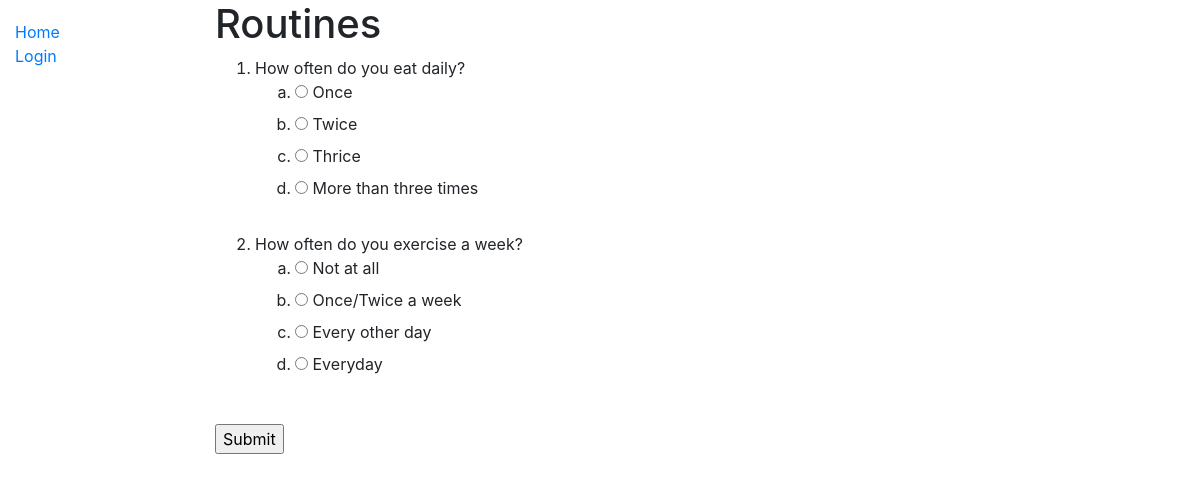
Screenshot of /catalog/surveys/6dd2be62-ae82-4b41-8448-d04d8c37fc65/ with the database file from the repository.
### catalog/models.py (models this page shows, shortened)
class Surveys(models.Model):
  id = models.UUIDField(primary_key=True, default=uuid.uuid4)
  name = models.CharField(max_length=300)
  surveyer = models.ForeignKey(User, on_delete=models.SET_NULL, null=True, unique=False)
  class Meta:
    permissions = (('can_edit_survey', 'Edit Survey'),)

class Questions(models.Model):
  question = models.CharField(max_length=300)
  survey = models.ForeignKey('Surveys', on_delete=models.SET_NULL, null=True)

class Answers(models.Model):
  answer = models.CharField(max_length=200)
  question = models.ForeignKey('Questions', on_delete=models.SET_NULL, null=True)

### catalog/views.py (the view)
# urls.py: path('surveys/<uuid:pk>/', views.SurveysDetailView.as_view(), name='surveys-detail')
class SurveysDetailView(generic.DetailView):
  model = Surveys

### catalog/templates/catalog/surveys_detail.html (shortened to what this page needs)
{% extends 'base.html' %}
{% block content %}
  <h1>{{ surveys.name }}</h1>
  <form>
    <ol>
    {% for ques in surveys.questions_set.all %}
      <li>{{ ques.question }}
      <ol type='a'>
      {% for ans in ques.answers_set.all %}
        <li><input type='radio' name='ans{{ ques.question }}' id='ans{{ forloop.counter }}' value='{{ ques.ans.answer }}'>
        <label for ='ans{{ forloop.counter }}'>{{ ans.answer }}</label></li>
      {% endfor %}
      </li>
      </ol><br>
    {% endfor %}
    <input type='submit' value='Submit'>
  </form>
{% endblock %}

### rows the page displays
Surveys: name "Routines"
Questions: question "How often do you eat daily?"
Answers: answer "Once"
Answers: answer "Twice"
Answers: answer "Thrice"
Answers: answer "More than three times"
Questions: question "How often do you exercise a week?"
Answers: answer "Not at all"
Answers: answer "Once/Twice a week"
Answers: answer "Every other day"
Answers: answer "Everyday"
